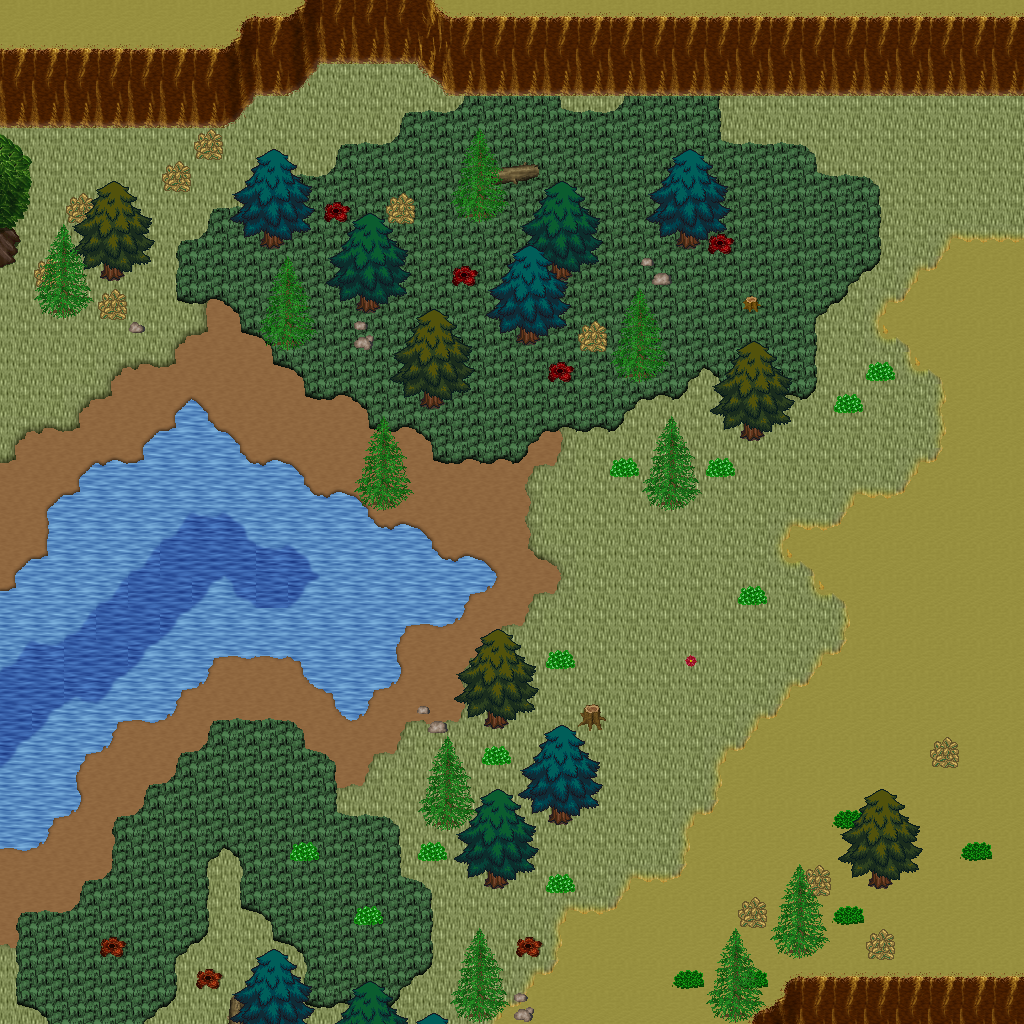

A level layout from a 2D game, rendered from its tile map. Below: a short description, then the map file with tile-grid data replaced by summaries:
An orthogonal 32x32 tile map with 32x32 px tiles, 5 tile layers (Ground, Objects, Objects2, Above, ...), 1 hidden layer not drawn, 48 tilesets.

<map version="1.10" tiledversion="1.11.0" orientation="orthogonal" renderorder="right-down" width="32" height="32" tilewidth="32" tileheight="32" infinite="0" nextlayerid="11" nextobjectid="1">
 <tileset firstgid="1" name="ground_ground" tilewidth="32" tileheight="32" tilecount="33" columns="3">
  <image source="../drawable/ground_ground.png" width="96" height="352" />
 </tileset>
 <tileset firstgid="34" name="ground_ground_2" tilewidth="32" tileheight="32" tilecount="4" columns="4">
  <image source="../drawable/ground_ground_2.png" width="128" height="32" />
 </tileset>
 <tileset firstgid="38" name="ground_ridge_earth_dark" tilewidth="32" tileheight="32" tilecount="96" columns="12">
  <image source="../drawable/ground_ridge_earth_dark.png" width="384" height="256" />
 </tileset>
 <tileset firstgid="134" name="plant_grasses" tilewidth="32" tileheight="32" tilecount="6" columns="3">
  <image source="../drawable/plant_grasses.png" width="96" height="64" />
 </tileset>
 <tileset firstgid="140" name="plant_bush_bushes" tilewidth="32" tileheight="32" tilecount="10" columns="5">
  <image source="../drawable/plant_bush_bushes.png" width="160" height="64" />
 </tileset>
 <tileset firstgid="150" name="plant_flower_daisy_white" tilewidth="32" tileheight="32" tilecount="8" columns="2">
  <image source="../drawable/plant_flower_daisy_white.png" width="64" height="128" />
 </tileset>
 <tileset firstgid="158" name="building_fence_fence_chunky" tilewidth="32" tileheight="32" tilecount="21" columns="3">
  <image source="../drawable/building_fence_fence_chunky.png" width="96" height="224" />
 </tileset>
 <tileset firstgid="179" name="ground_rock_rocks_2" tilewidth="32" tileheight="32" tilecount="4" columns="2">
  <image source="../drawable/ground_rock_rocks_2.png" width="64" height="64" />
 </tileset>
 <tileset firstgid="183" name="building_roof_green" tilewidth="32" tileheight="32" tilecount="20" columns="5">
  <image source="../drawable/building_roof_green.png" width="160" height="128" />
 </tileset>
 <tileset firstgid="203" name="building_wall_wall_brown" tilewidth="32" tileheight="32" tilecount="12" columns="3">
  <image source="../drawable/building_wall_wall_brown.png" width="96" height="128" />
 </tileset>
 <tileset firstgid="215" name="plant_flower_daisy_red" tilewidth="32" tileheight="32" tilecount="8" columns="2">
  <image source="../drawable/plant_flower_daisy_red.png" width="64" height="128" />
 </tileset>
 <tileset firstgid="223" name="item_corpse_huge_animal" tilewidth="32" tileheight="32" tilecount="16" columns="2">
  <image source="../drawable/item_corpse_huge_animal.png" width="64" height="256" />
 </tileset>
 <tileset firstgid="239" name="plant_stump_rectangular" tilewidth="32" tileheight="32" tilecount="4" columns="2">
  <image source="../drawable/plant_stump_rectangular.png" width="64" height="64" />
 </tileset>
 <tileset firstgid="243" name="ground_rock_pebbles" tilewidth="32" tileheight="32" tilecount="3" columns="1">
  <image source="../drawable/ground_rock_pebbles.png" width="32" height="96" />
 </tileset>
 <tileset firstgid="246" name="plant_tree_tree_green" tilewidth="32" tileheight="32" tilecount="88" columns="8">
  <image source="../drawable/plant_tree_tree_green.png" width="256" height="352" />
 </tileset>
 <tileset firstgid="334" name="item_pot_dark_barrel" tilewidth="32" tileheight="32" tilecount="2" columns="1">
  <image source="../drawable/item_pot_dark_barrel.png" width="32" height="64" />
 </tileset>
 <tileset firstgid="336" name="plant_leaves" tilewidth="32" tileheight="32" tilecount="8" columns="4">
  <image source="../drawable/plant_leaves.png" width="128" height="64" />
 </tileset>
 <tileset firstgid="344" name="item_statue_cross" tilewidth="32" tileheight="32" tilecount="1" columns="1">
  <image source="../drawable/item_statue_cross.png" width="32" height="32" />
 </tileset>
 <tileset firstgid="345" name="ground_ladder_vertical_dark" tilewidth="32" tileheight="32" tilecount="3" columns="3">
  <image source="../drawable/ground_ladder_vertical_dark.png" width="96" height="32" />
 </tileset>
 <tileset firstgid="348" name="furniture_light_dark_torch" tilewidth="32" tileheight="32" tilecount="8" columns="2">
  <image source="../drawable/furniture_light_dark_torch.png" width="64" height="128" />
 </tileset>
 <tileset firstgid="356" name="building_door_door_n" tilewidth="32" tileheight="32" tilecount="6" columns="3">
  <image source="../drawable/building_door_door_n.png" width="96" height="64" />
 </tileset>
 <tileset firstgid="362" name="building_window_window_long" tilewidth="32" tileheight="32" tilecount="3" columns="3">
  <image source="../drawable/building_window_window_long.png" width="96" height="32" />
 </tileset>
 <tileset firstgid="365" name="building_roof_yellow" tilewidth="32" tileheight="32" tilecount="20" columns="5">
  <image source="../drawable/building_roof_yellow.png" width="160" height="128" />
 </tileset>
 <tileset firstgid="385" name="plant_vine" tilewidth="32" tileheight="32" tilecount="3" columns="1">
  <image source="../drawable/plant_vine.png" width="32" height="96" />
 </tileset>
 <tileset firstgid="388" name="logic_portal" tilewidth="32" tileheight="32" tilecount="24" columns="8">
  <image source="../drawable/logic_portal.png" width="256" height="96" />
 </tileset>
 <tileset firstgid="412" name="logic_collision" tilewidth="32" tileheight="32" tilecount="1" columns="1">
  <image source="../drawable/logic_collision.png" width="32" height="32" />
 </tileset>
 <tileset firstgid="413" name="logic_protection" tilewidth="32" tileheight="32" tilecount="2" columns="2">
  <image source="../drawable/logic_protection.png" width="64" height="32" />
 </tileset>
 <tileset firstgid="415" name="ground_green_paving" tilewidth="32" tileheight="32" tilecount="18" columns="3">
  <image source="../drawable/ground_green_paving.png" width="96" height="192" />
 </tileset>
 <tileset firstgid="433" name="ground_grass_2" tilewidth="32" tileheight="32" tilecount="21" columns="3">
  <image source="../drawable/ground_grass_2.png" width="96" height="224" />
 </tileset>
 <tileset firstgid="454" name="ground_earth_edges" tilewidth="32" tileheight="32" tilecount="18" columns="6">
  <image source="../drawable/ground_earth_edges.png" width="192" height="96" />
 </tileset>
 <tileset firstgid="472" name="ground_grass_corners" tilewidth="32" tileheight="32" tilecount="24" columns="6">
  <image source="../drawable/ground_grass_corners.png" width="192" height="128" />
 </tileset>
 <tileset firstgid="496" name="ground_earth_edges_yellowgreen" tilewidth="32" tileheight="32" tilecount="15" columns="5">
  <image source="../drawable/ground_earth_edges_yellowgreen.png" width="160" height="96" />
 </tileset>
 <tileset firstgid="511" name="ground_water_pool" tilewidth="32" tileheight="32" tilecount="72" columns="3">
  <image source="../drawable/ground_water_pool.png" width="96" height="768" />
 </tileset>
 <tileset firstgid="583" name="building_house_pink_blue" tilewidth="32" tileheight="32" tilecount="99" columns="11">
  <image source="../drawable/building_house_pink_blue.png" width="352" height="288" />
 </tileset>
 <tileset firstgid="682" name="plant_flower_foxgloves" tilewidth="32" tileheight="32" tilecount="4" columns="2">
  <image source="../drawable/plant_flower_foxgloves.png" width="64" height="64" />
 </tileset>
 <tileset firstgid="686" name="plant_tree_evergreen" tilewidth="32" tileheight="32" tilecount="36" columns="3">
  <image source="../drawable/plant_tree_evergreen.png" width="96" height="384" />
 </tileset>
 <tileset firstgid="722" name="plant_tree_spruce" tilewidth="32" tileheight="32" tilecount="6" columns="2">
  <image source="../drawable/plant_tree_spruce.png" width="64" height="96" />
 </tileset>
 <tileset firstgid="728" name="plant_bush_large_green" tilewidth="32" tileheight="32" tilecount="9" columns="3">
  <image source="../drawable/plant_bush_large_green.png" width="96" height="96" />
 </tileset>
 <tileset firstgid="737" name="plant_stump_hollow_logs" tilewidth="32" tileheight="32" tilecount="6" columns="3">
  <image source="../drawable/plant_stump_hollow_logs.png" width="96" height="64" />
 </tileset>
 <tileset firstgid="743" name="plant_stump_small_stump" tilewidth="32" tileheight="32" tilecount="4" columns="2">
  <image source="../drawable/plant_stump_small_stump.png" width="64" height="64" />
 </tileset>
 <tileset firstgid="747" name="plant_bush_bush_pinks" tilewidth="32" tileheight="32" tilecount="4" columns="2">
  <image source="../drawable/plant_bush_bush_pinks.png" width="64" height="64" />
 </tileset>
 <tileset firstgid="751" name="building_outhouse" tilewidth="32" tileheight="32" tilecount="12" columns="3">
  <image source="../drawable/building_outhouse.png" width="96" height="128" />
 </tileset>
 <tileset firstgid="763" name="item_pot_wooden_bins" tilewidth="32" tileheight="32" tilecount="4" columns="2">
  <image source="../drawable/item_pot_wooden_bins.png" width="64" height="64" />
 </tileset>
 <tileset firstgid="767" name="ground_dry_grass" tilewidth="32" tileheight="32" tilecount="54" columns="9">
  <image source="../drawable/ground_dry_grass.png" width="288" height="192" />
 </tileset>
 <tileset firstgid="821" name="ground_grass_edges" tilewidth="32" tileheight="32" tilecount="36" columns="12">
  <image source="../drawable/ground_grass_edges.png" width="384" height="96" />
 </tileset>
 <tileset firstgid="857" name="light_light_1x1" tilewidth="32" tileheight="32" tilecount="3" columns="3">
  <image source="../drawable/light_light_1x1.png" width="96" height="32" />
 </tileset>
 <tileset firstgid="860" name="building_huts" tilewidth="32" tileheight="32" tilecount="338" columns="26">
  <image source="../drawable/building_huts.png" width="832" height="416" />
 </tileset>
 <tileset firstgid="1198" name="light_door_light" tilewidth="32" tileheight="32" tilecount="12" columns="3">
  <image source="../drawable/light_door_light.png" width="96" height="128" />
 </tileset>
 <layer id="1" name="Ground" width="32" height="32">
  <data>[1024 cells, 1024 non-empty, 12 distinct tile ids]</data>
 </layer>
 <layer id="2" name="Objects" width="32" height="32">
  <data>[1024 cells, 424 non-empty, 70 distinct tile ids]</data>
 </layer>
 <layer id="3" name="Objects2" width="32" height="32">
  <data>[1024 cells, 20 non-empty, 8 distinct tile ids]</data>
 </layer>
 <layer id="4" name="Above" width="32" height="32">
  <data>[1024 cells, 87 non-empty, 22 distinct tile ids]</data>
 </layer>
 <layer id="5" name="Above2" width="32" height="32">
  <data>[1024 cells, 85 non-empty, 14 distinct tile ids]</data>
 </layer>
 <layer id="6" name="Walkable" width="32" height="32" visible="0">
  <data>[1024 cells, 197 non-empty, 1 distinct tile ids]</data>
 </layer>
 <objectgroup id="7" name="Mapevents" />
 <objectgroup id="8" name="Spawn" />
 <objectgroup id="9" name="Keys" />
 <objectgroup id="10" name="Replace" />
</map>
